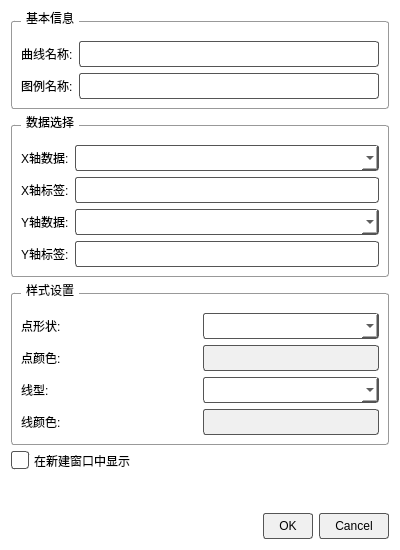
<?xml version="1.0" encoding="UTF-8"?>
<ui version="4.0">
 <class>PlottingDialog1</class>
 <widget class="QDialog" name="PlottingDialog1">
  <property name="geometry">
   <rect>
    <x>0</x>
    <y>0</y>
    <width>400</width>
    <height>550</height>
   </rect>
  </property>
  <property name="windowTitle">
   <string>新建曲线</string>
  </property>
  <property name="styleSheet">
   <string notr="true">/* 全局样式：白底黑字，圆角 */
QDialog, QWidget { background-color: white; color: black; font-family: &quot;Microsoft YaHei&quot;; }
QLabel { color: black; }
QLineEdit, QComboBox { color: black; background-color: white; border: 1px solid #555; border-radius: 3px; padding: 4px; }
QGroupBox { border: 1px solid #999; margin-top: 10px; padding-top: 10px; border-radius: 3px; }
QGroupBox::title { subcontrol-origin: margin; left: 10px; padding: 0 3px; color: black; font-weight: bold; }
QPushButton { color: black; background-color: #f0f0f0; border: 1px solid #555; border-radius: 3px; padding: 5px 15px; }
QPushButton:hover { background-color: #e0e0e0; }
QCheckBox { color: black; spacing: 5px; }
QCheckBox::indicator { width: 16px; height: 16px; border: 1px solid #555; border-radius: 3px; background: white; }
QCheckBox::indicator:checked { background-color: #0078d7; border: 1px solid #0078d7; }
</string>
  </property>
  <layout class="QVBoxLayout" name="verticalLayout">
   <item>
    <widget class="QGroupBox" name="groupBox_Basic">
     <property name="title">
      <string>基本信息</string>
     </property>
     <layout class="QFormLayout" name="formLayout">
      <item row="0" column="0">
       <widget class="QLabel" name="label">
        <property name="text">
         <string>曲线名称:</string>
        </property>
       </widget>
      </item>
      <item row="0" column="1">
       <widget class="QLineEdit" name="lineEdit_Name"/>
      </item>
      <item row="1" column="0">
       <widget class="QLabel" name="label_Legend">
        <property name="text">
         <string>图例名称:</string>
        </property>
       </widget>
      </item>
      <item row="1" column="1">
       <widget class="QLineEdit" name="lineEdit_Legend"/>
      </item>
     </layout>
    </widget>
   </item>
   <item>
    <widget class="QGroupBox" name="groupBox_Data">
     <property name="title">
      <string>数据选择</string>
     </property>
     <layout class="QGridLayout" name="gridLayout">
      <item row="0" column="0">
       <widget class="QLabel" name="label_2">
        <property name="text">
         <string>X轴数据:</string>
        </property>
       </widget>
      </item>
      <item row="0" column="1">
       <widget class="QComboBox" name="combo_XCol"/>
      </item>
      <item row="1" column="0">
       <widget class="QLabel" name="label_5">
        <property name="text">
         <string>X轴标签:</string>
        </property>
       </widget>
      </item>
      <item row="1" column="1">
       <widget class="QLineEdit" name="lineEdit_XLabel"/>
      </item>
      <item row="2" column="0">
       <widget class="QLabel" name="label_3">
        <property name="text">
         <string>Y轴数据:</string>
        </property>
       </widget>
      </item>
      <item row="2" column="1">
       <widget class="QComboBox" name="combo_YCol"/>
      </item>
      <item row="3" column="0">
       <widget class="QLabel" name="label_6">
        <property name="text">
         <string>Y轴标签:</string>
        </property>
       </widget>
      </item>
      <item row="3" column="1">
       <widget class="QLineEdit" name="lineEdit_YLabel"/>
      </item>
     </layout>
    </widget>
   </item>
   <item>
    <widget class="QGroupBox" name="groupBox_Style">
     <property name="title">
      <string>样式设置</string>
     </property>
     <layout class="QGridLayout" name="gridLayout_2">
      <item row="0" column="0">
       <widget class="QLabel" name="label_8">
        <property name="text">
         <string>点形状:</string>
        </property>
       </widget>
      </item>
      <item row="0" column="1">
       <widget class="QComboBox" name="combo_PointShape"/>
      </item>
      <item row="1" column="0">
       <widget class="QLabel" name="label_9">
        <property name="text">
         <string>点颜色:</string>
        </property>
       </widget>
      </item>
      <item row="1" column="1">
       <widget class="QPushButton" name="btn_PointColor">
        <property name="text">
         <string/>
        </property>
       </widget>
      </item>
      <item row="2" column="0">
       <widget class="QLabel" name="label_7">
        <property name="text">
         <string>线型:</string>
        </property>
       </widget>
      </item>
      <item row="2" column="1">
       <widget class="QComboBox" name="combo_LineStyle"/>
      </item>
      <item row="3" column="0">
       <widget class="QLabel" name="label_10">
        <property name="text">
         <string>线颜色:</string>
        </property>
       </widget>
      </item>
      <item row="3" column="1">
       <widget class="QPushButton" name="btn_LineColor">
        <property name="text">
         <string/>
        </property>
       </widget>
      </item>
     </layout>
    </widget>
   </item>
   <item>
    <widget class="QCheckBox" name="check_NewWindow">
     <property name="text">
      <string>在新建窗口中显示</string>
     </property>
    </widget>
   </item>
   <item>
    <spacer name="verticalSpacer">
     <property name="orientation">
      <enum>Qt::Vertical</enum>
     </property>
     <property name="sizeHint" stdset="0">
      <size>
       <width>20</width>
       <height>40</height>
      </size>
     </property>
    </spacer>
   </item>
   <item>
    <widget class="QDialogButtonBox" name="buttonBox">
     <property name="standardButtons">
      <set>QDialogButtonBox::Cancel|QDialogButtonBox::Ok</set>
     </property>
    </widget>
   </item>
  </layout>
 </widget>
 <resources/>
 <connections>
  <connection>
   <sender>buttonBox</sender>
   <signal>accepted()</signal>
   <receiver>PlottingDialog1</receiver>
   <slot>accept()</slot>
  </connection>
  <connection>
   <sender>buttonBox</sender>
   <signal>rejected()</signal>
   <receiver>PlottingDialog1</receiver>
   <slot>reject()</slot>
  </connection>
 </connections>
</ui>
